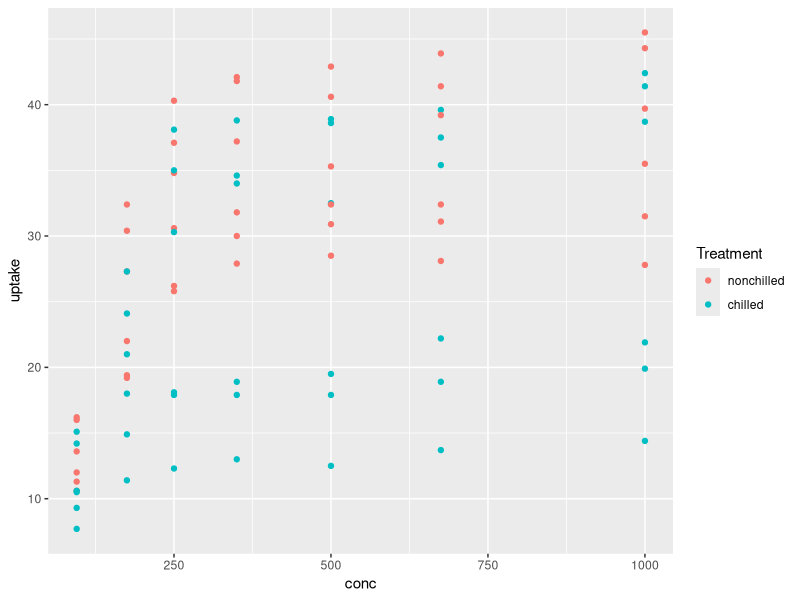
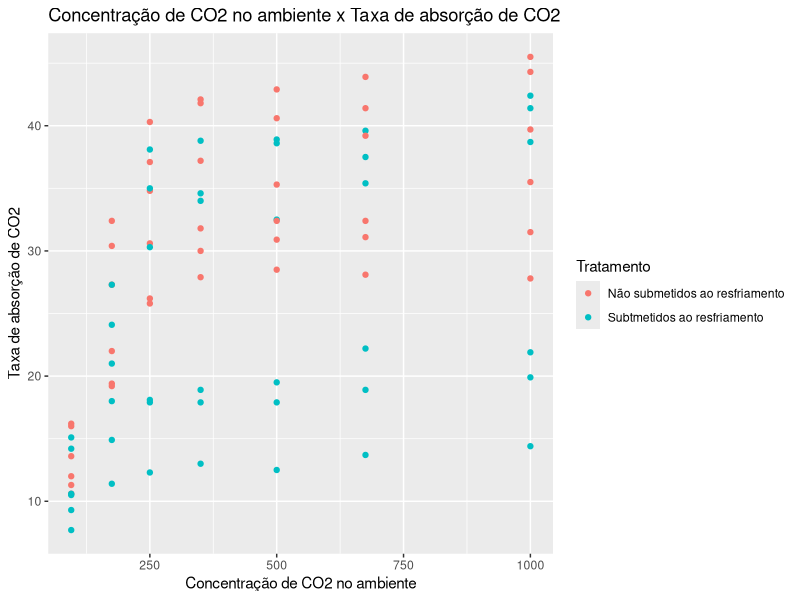

Generate these figures, in order, with R: (Note: this script raises an error after producing the figures.)
"
Aluno: Gabriel Francisco de Oliveira Castro
Matrícula: 202066571
"

# Preparando o ambiente
library(ggplot2)
library(tidyverse)

# Primeiro, vamos baixar o banco de dados uptake
bd <- CO2
head(bd)

"
1 - Iremos adicionar uma nova coluna chamada uptake0, qual irá conter o número inteiro
mais proximo da taxa de absorção de CO2 (variável uptake), em seguida iremos ordenar essa 
coluna da maior para a menor taxa de abosorção de CO2.
"

bd <- bd %>%
  mutate(uptake0 = round(uptake)) %>%
  arrange(desc(uptake0))
head(bd)

"
2 - Iremos acrescentar no nosso banco de dados bd uma nova coluna referente ao tamanho das plantas,
porém o banco de dados não contém o tamanho das plantas Mc2 e Mc3. Por causa disso,irá resultar 
em NAs nos tamanhos referentes as plantas mencionadas anteriormente.quandoo utilizarmos o método left_join.
"

info <- data.frame(Plant = levels(CO2$Plant)[-11], Size = 1:11)
bd <- left_join(bd, info)
head(bd)

"
3 - Agora, iremmos calcular a taxa média de absorção de CO2 p/ cada tratamento
"

bd %>%
  group_by(Treatment) %>%
  summarise(Taxa_media_de_absorcao = mean(uptake, na.rm = TRUE))

"
4 - Nessa questão, iremos fazer um gráfico de dispersão de Concetraçaõ de CO2 (conc) x Taxa de absorção de CO2
(uptake), acrescentando se houve ou não frio aplicado (Treatment).
"

ggplot(bd, aes(x = conc, y = uptake)) +
  geom_point(aes(color = Treatment))

"
A partir do esboço do gráfico podemos observar que as plantas não submetidas ao resfriamento tendem a ter
uma taxa de absorção de CO2 maior quando comparadas com aquelas que foram submetidas ao resfriamento.
"

"
5 - Iremos refazer o gráfico anterior adicionando título e alterando para português o rótulo dos eixos x, y e 
legenda.
"

ggplot(bd, aes(x = conc, y = uptake)) +
  geom_point(aes(color = Treatment)) +
  xlab("Concentração de CO2 no ambiente") +
  ylab("Taxa de absorção de CO2") +
  ggtitle("Concentração de CO2 no ambiente x Taxa de absorção de CO2") +
  scale_color_discrete(name = "Tratamento", labels = c("Não submetidos ao resfriamento", "Subtmetidos ao resfriamento"))

"
6 - Por fim, iremos alterar a cor dos pontos para laranja (plantas não resfriadas) e azul (plantas resfriadas).
"

ggplot(bd, aes(x = conc, y = uptake)) +
  geom_point(aes(color = Treatment)) +
  scale_color_manual(aes(values = c(nonchilled= "orange", chilled = "blue")))

